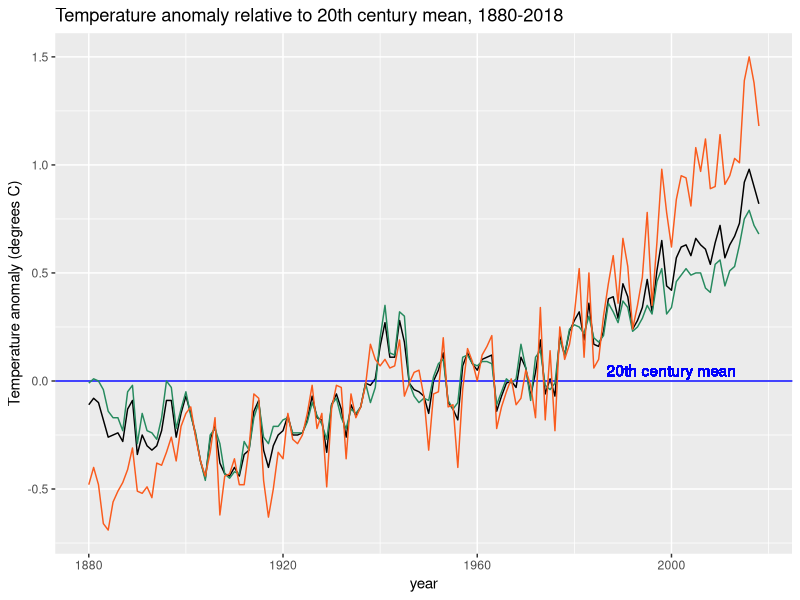
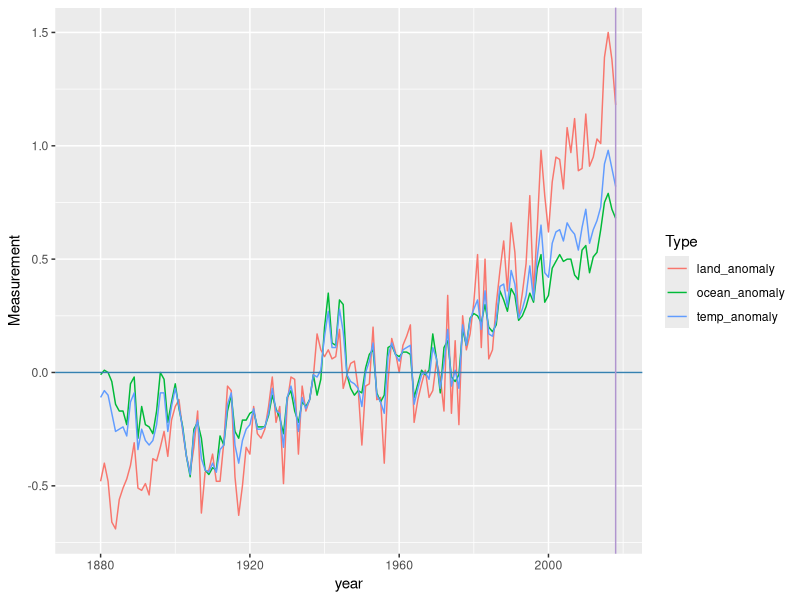
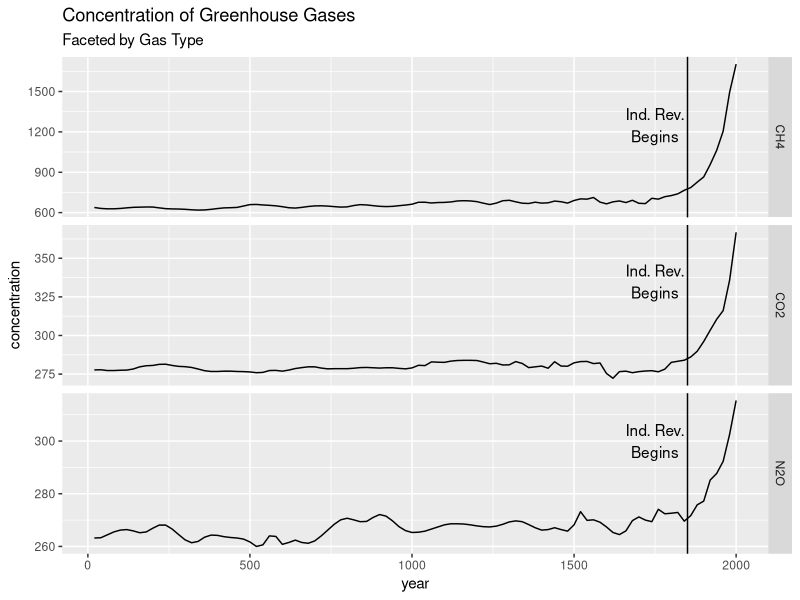
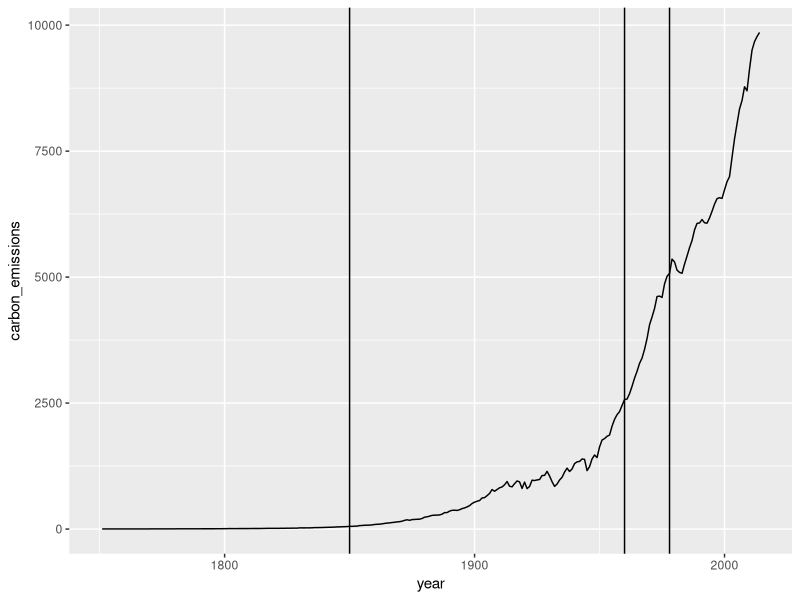

Write R code to recreate these figures, in order. (Note: this script raises an error after producing the figures.)
library(tidyverse)
library(dslabs)
data(temp_carbon)
data(greenhouse_gases)
data(historic_co2)

str(historic_co2)
unique(historic_co2$source)
historic_co2 <- historic_co2 %>% mutate(source = factor(source),
                                        year   = factor(year))
str(historic_co2)
head(historic_co2)


summary(temp_carbon)
  
temp_carbon %>% arrange(desc(year))

temp_carbon %>% filter(!is.na(carbon_emissions)) %>% select(year) %>% max()
temp_carbon %>% filter(!is.na(carbon_emissions)) %>% max(.$year)

min_year <- temp_carbon %>% filter(!is.na(carbon_emissions)) %>% pull(year) %>% min()
max_year <- temp_carbon %>% filter(!is.na(carbon_emissions)) %>% pull(year) %>% max()

temp_carbon[temp_carbon$year %in% c(min_year, max_year),]

# Question 3

min_year_temp <- temp_carbon %>% filter(!is.na(temp_anomaly)) %>% pull(year) %>% min()
max_year_temp <- temp_carbon %>% filter(!is.na(temp_anomaly)) %>% pull(year) %>% max()

temp_carbon[temp_carbon$year %in% c(min_year_temp, max_year_temp),]


# Question 4
p <- temp_carbon %>% 
  filter(!is.na(temp_anomaly)) %>%  
  ggplot(aes(year, temp_anomaly, label = "Temperature Anomaly")) + 
  geom_line() + 
  labs(title = "Temperature anomaly relative to 20th century mean, 1880-2018") + 
  ylab("Temperature anomaly (degrees C)")+
  geom_hline(aes(yintercept = 0), color  = "blue")

p + geom_text(aes(2000, .05, label = "20th century mean"), col = "blue") + 
  geom_line(aes(year, ocean_anomaly, label = "Ocean Anomaly"), color = "#268a5e") +
  geom_line(aes(year, land_anomaly, label = "Land Anomaly"), color = "#fa5b1d")


data <- temp_carbon %>% pivot_longer(cols=c("temp_anomaly","land_anomaly","ocean_anomaly","carbon_emissions"),
                                     names_to = "Type",
                                     values_to = "Measurement")

data %>% mutate(Type = factor(Type))

# Question 7
data %>% filter(Type != "carbon_emissions", year >= 1875) %>%
  ggplot(aes(year, Measurement, color = Type)) + geom_line() + 
  geom_hline(aes(yintercept = 0), color = "#3581b0")+
  geom_vline(aes(xintercept = 2018), color = "#b095cf")

# Questions 8 - 12
ann_text = data.frame(label = c('Ind. Rev.\nBegins', 'Ind. Rev.\nBegins', 'Ind. Rev.\nBegins'),
                      gas = c("CH4", "CO2", "N2O"),
                      x = c(1750, 1750, 1750),
                      y = c(1250, 335, 300))

greenhouse_gases %>% ggplot(aes(year, concentration)) +
  geom_line() +
  facet_grid(gas ~ ., scales = "free") +
  labs(title = "Concentration of Greenhouse Gases", subtitle = "Faceted by Gas Type") +
  geom_vline(aes(xintercept = 1850)) +
  geom_text(data = ann_text, mapping = aes(x = x, y = y, label = label))


temp_carbon %>% filter(!is.na(carbon_emissions)) %>% 
                         ggplot(aes(x = year, y = carbon_emissions)) +
  geom_line() + geom_vline(aes(xintercept = 1850)) +
  geom_vline(aes(xintercept = 1960, label = "1960")) +
  geom_vline(aes(xintercept = 1978, label = "Late 70's"))

historic_co2 %>% filter(!is.na(co2)) %>% ggplot(aes(x = year, y = co2, color = factor(source))) +
  xlim(c(-800000, -775000)) +
  geom_line() + 
  labs(title = "Concentration of CO2",
       subtitle = "775k-850K years ago")

historic_co2 %>% filter(!is.na(co2)) %>% ggplot(aes(x = year, y = co2, color = factor(source))) +
  xlim(c(-375000, -330000)) +
  geom_line() + 
  labs(title = "Concentration of CO2",
       subtitle = "330k-375K years ago")

historic_co2 %>% filter(!is.na(co2)) %>% ggplot(aes(x = year, y = co2, color = factor(source))) +
  xlim(c(-3000, 2018)) +
  geom_line() + 
  labs(title = "Concentration of CO2",
       subtitle = "3000 years ago to present")


                         
